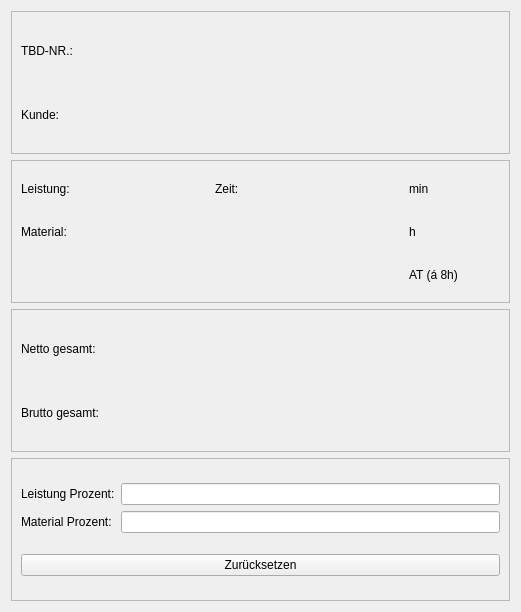
<?xml version="1.0" encoding="UTF-8"?>
<ui version="4.0">
 <class>percentageContent</class>
 <widget class="PercentageContent" name="percentageContent">
  <property name="geometry">
   <rect>
    <x>0</x>
    <y>0</y>
    <width>521</width>
    <height>612</height>
   </rect>
  </property>
  <property name="windowTitle">
   <string>Form</string>
  </property>
  <layout class="QVBoxLayout" name="verticalLayout_2">
   <item>
    <widget class="QFrame" name="frame">
     <property name="frameShape">
      <enum>QFrame::StyledPanel</enum>
     </property>
     <property name="frameShadow">
      <enum>QFrame::Raised</enum>
     </property>
     <layout class="QGridLayout" name="gridLayout">
      <item row="0" column="0">
       <widget class="QLabel" name="labelType">
        <property name="text">
         <string>TBD-NR.:</string>
        </property>
       </widget>
      </item>
      <item row="0" column="1">
       <widget class="QLabel" name="labelNumber">
        <property name="text">
         <string/>
        </property>
       </widget>
      </item>
      <item row="1" column="0">
       <widget class="QLabel" name="label">
        <property name="text">
         <string>Kunde:</string>
        </property>
       </widget>
      </item>
      <item row="1" column="1">
       <widget class="QLabel" name="labelCustomer">
        <property name="text">
         <string/>
        </property>
       </widget>
      </item>
     </layout>
    </widget>
   </item>
   <item>
    <widget class="QFrame" name="frame_2">
     <property name="frameShape">
      <enum>QFrame::StyledPanel</enum>
     </property>
     <property name="frameShadow">
      <enum>QFrame::Raised</enum>
     </property>
     <layout class="QGridLayout" name="gridLayout_2">
      <item row="0" column="1">
       <widget class="QLabel" name="labelService">
        <property name="text">
         <string/>
        </property>
       </widget>
      </item>
      <item row="0" column="0">
       <widget class="QLabel" name="label_2">
        <property name="text">
         <string>Leistung:</string>
        </property>
       </widget>
      </item>
      <item row="0" column="3">
       <widget class="QLabel" name="labelMinutes">
        <property name="text">
         <string/>
        </property>
       </widget>
      </item>
      <item row="0" column="4">
       <widget class="QLabel" name="label_8">
        <property name="text">
         <string>min</string>
        </property>
       </widget>
      </item>
      <item row="1" column="1">
       <widget class="QLabel" name="labelMaterial">
        <property name="text">
         <string/>
        </property>
       </widget>
      </item>
      <item row="1" column="0">
       <widget class="QLabel" name="label_4">
        <property name="text">
         <string>Material:</string>
        </property>
       </widget>
      </item>
      <item row="0" column="2">
       <widget class="QLabel" name="label_6">
        <property name="text">
         <string>Zeit:</string>
        </property>
       </widget>
      </item>
      <item row="1" column="4">
       <widget class="QLabel" name="label_9">
        <property name="text">
         <string>h</string>
        </property>
       </widget>
      </item>
      <item row="2" column="4">
       <widget class="QLabel" name="label_10">
        <property name="text">
         <string>AT (á 8h)</string>
        </property>
       </widget>
      </item>
      <item row="1" column="3">
       <widget class="QLabel" name="labelHours">
        <property name="text">
         <string/>
        </property>
       </widget>
      </item>
      <item row="2" column="3">
       <widget class="QLabel" name="labelDays">
        <property name="text">
         <string/>
        </property>
       </widget>
      </item>
     </layout>
    </widget>
   </item>
   <item>
    <widget class="QFrame" name="frame_3">
     <property name="frameShape">
      <enum>QFrame::StyledPanel</enum>
     </property>
     <property name="frameShadow">
      <enum>QFrame::Raised</enum>
     </property>
     <layout class="QGridLayout" name="gridLayout_3">
      <item row="0" column="0">
       <widget class="QLabel" name="label_3">
        <property name="text">
         <string>Netto gesamt:</string>
        </property>
       </widget>
      </item>
      <item row="0" column="1">
       <widget class="QLabel" name="labelNetto">
        <property name="text">
         <string/>
        </property>
       </widget>
      </item>
      <item row="1" column="0">
       <widget class="QLabel" name="label_7">
        <property name="text">
         <string>Brutto gesamt:</string>
        </property>
       </widget>
      </item>
      <item row="1" column="1">
       <widget class="QLabel" name="labelBrutto">
        <property name="text">
         <string/>
        </property>
       </widget>
      </item>
     </layout>
    </widget>
   </item>
   <item>
    <widget class="QFrame" name="frame_4">
     <property name="frameShape">
      <enum>QFrame::StyledPanel</enum>
     </property>
     <property name="frameShadow">
      <enum>QFrame::Raised</enum>
     </property>
     <layout class="QVBoxLayout" name="verticalLayout">
      <item>
       <layout class="QGridLayout" name="gridLayout_4">
        <item row="0" column="0">
         <widget class="QLabel" name="label_5">
          <property name="text">
           <string>Leistung Prozent:</string>
          </property>
         </widget>
        </item>
        <item row="1" column="0">
         <widget class="QLabel" name="label_11">
          <property name="text">
           <string>Material Prozent:</string>
          </property>
         </widget>
        </item>
        <item row="0" column="1">
         <widget class="QLineEdit" name="editService"/>
        </item>
        <item row="1" column="1">
         <widget class="QLineEdit" name="editMaterial"/>
        </item>
       </layout>
      </item>
      <item>
       <widget class="QPushButton" name="buttonUndo">
        <property name="text">
         <string>Zurücksetzen</string>
        </property>
       </widget>
      </item>
     </layout>
    </widget>
   </item>
  </layout>
 </widget>
 <customwidgets>
  <customwidget>
   <class>PercentageContent</class>
   <extends>QWidget</extends>
   <header>pages/percentage_page.h</header>
   <container>1</container>
  </customwidget>
 </customwidgets>
 <resources/>
 <connections/>
</ui>
